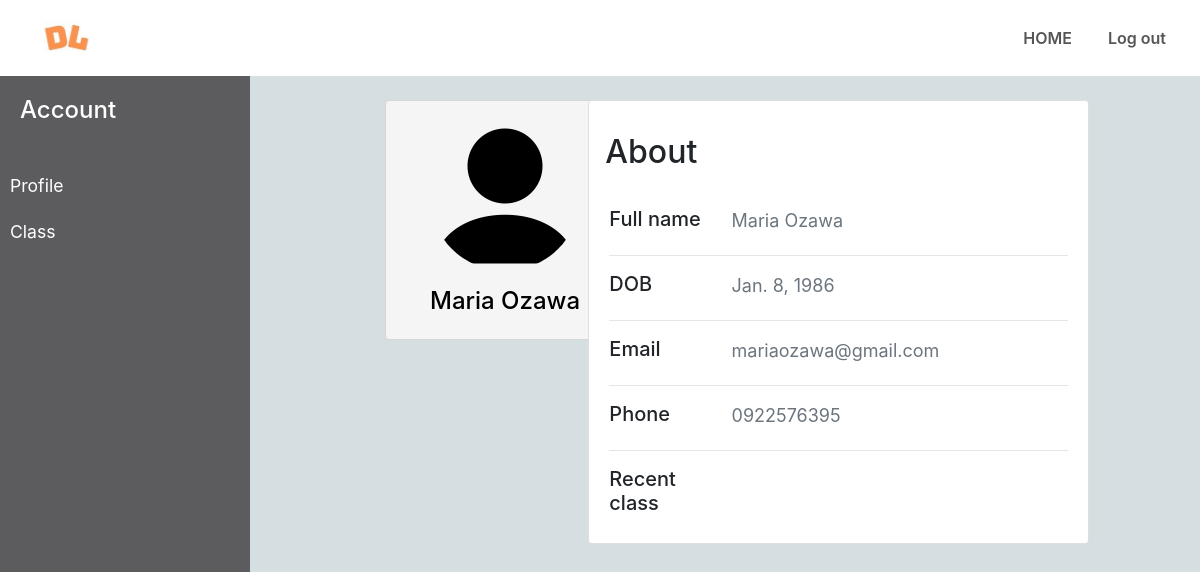
Screenshot of /profile/ (signed in) with the database file from the repository.
### home/models.py (models this page shows, shortened)
class Teachers(models.Model):
    user = models.OneToOneField(User, on_delete=models.CASCADE)
    teacherID = models.CharField(max_length=10, primary_key=True, default=None)
    teacherName = models.CharField(max_length=200, null=True)
    teacherDOB = models.DateField(null=True, default=None)
    teacherGender = models.CharField(max_length=6, null=True)
    phoneNumber = models.CharField(max_length=200, null=True)
    teacherEmail = models.CharField(max_length=200, null=True)

### home/views.py (the view)
# urls.py: path('profile/', views.profile_page, name='profile')
@login_required(login_url='login')
def profile_page(request):
    full_name = request.user.teachers.teacherName
    email = request.user.teachers.teacherEmail
    phone = request.user.teachers.phoneNumber
    DOB = request.user.teachers.teacherDOB
    context = {
        'fullName': full_name,
        'email': email,
        'phoneNumber': phone,
        'DOB': DOB
    }
    return render(request, 'profile.html', context)

### home/templates/profile.html (shortened to what this page needs)
{% load static %}
<!DOCTYPE html>
<html>
<head>
    <link rel="stylesheet" type = "text/css" href="{% static 'css/fixInfo.css' %}">
    <link rel="stylesheet" href="https://stackpath.bootstrapcdn.com/bootstrap/4.1.3/css/bootstrap.min.css">
    <link rel="stylesheet" href= "https://stackpath.bootstrapcdn.com/font-awesome/4.7.0/css/font-awesome.min.css">
</head>
<body>
<section id="nav-bar">
<nav class="navbar navbar-expand-lg navbar-light">
    <a class="navbar-brand" href="{% url 'home:home_page' %}"><img src="{% static 'images/logo.jpg' %}"></a>
    <div class="collapse navbar-collapse" id="navbarNav">
      <ul class="navbar-nav ml-auto">
        <li class="nav-item">
          <a class="nav-link" href="{% url 'home:home_page' %}">HOME</a>
        </li>
        <li class="nav-item">
            <a class="nav-link" href="{% url 'home:logout' %}">Log out</a>
          </li>
      </ul>
    </div>
</nav>
</section>
<div class="wrapper">
    <nav id="sidebar">
        <div class="sidebar-header">
            <h4>Account</h4>
        </div>
        <ul class="list-unstyled components">
            <li>
                <a href="{% url 'home:profile' %}">Profile</a>
            </li>
            <li>
                <a href="{% url 'home:manageClasses' %}">Class</a>
            </li>
        </ul>
    </nav>
    <div id="profile">
        <div class="container">
            <div class="row">
                <div class="col-md-4 mt-1">
                    <div class="card text-center sidebar">
                        <div class="card-body">
                            <img src="{% static 'images/user.png' %}" class="rounded-circle" width="150">
                            <div class="mt-3">
                                <h4>{{ fullName }}</h4>
                            </div>
                        </div>
                    </div>
                </div>
                <div class="col-md-7 mt-1">
                    <div class="card mb-3 content">
                        <h2 class="m-3 pt-3">About</h2>
                        <div class="card-body">
                            <div class="row">
                                <div class="col-md-3">
                                    <h5>Full name</h5>
                                </div>
                                <div class="col-md-9 text-secondary">
                                    {{ fullName }}
                                </div>
                            </div>
                            <hr>
                            <div class="row">
                                <div class="col-md-3">
                                    <h5>DOB</h5>
                                </div>
                                <div class="col-md-9 text-secondary">
                                    {{ DOB }}
                                </div>
                            </div>
                            <hr>
                            <div class="row">
                                <div class="col-md-3">
                                    <h5>Email</h5>
                                </div>
                                <div class="col-md-9 text-secondary">
                                    {{ email }}
                                </div>
                            </div>
                            <hr>
                            <div class="row">
                                <div class="col-md-3">
                                    <h5>Phone</h5>
                                </div>
                                <div class="col-md-9 text-secondary">
                                    {{ phoneNumber }}
                                </div>
                            </div>
                            <hr>
                            <div class="row">
                                <div class="col-md-3">
                                    <h5>Recent class</h5>
                                </div>
                                <div class="col-md-9 text-secondary">
                                </div>
                            </div>
                        </div>
                    </div>
                </div>
            </div>
        </div>
    </div>
</div>
</body>
</html>

### home/static/css/fixInfo.css (style rules this page uses)
* { margin: 0; padding: 0; }
#nav-bar { position: sticky; top: 0; z-index: 10; }
.navbar-brand img { height: 50px; padding-left: 20px; }
.navbar-nav li { padding: 0 10px; }
.navbar-nav li a { float: right; text-align: left; }
.navbar { background: #fff; }
.nav-link { color: #555!important; font-weight: 600; font-size: 16px; }
.wrapper { display: flex; width: 100%; align-items: stretch; }
#sidebar { min-width: 250px; max-width: 250px; min-height: 100vh; background: #5c5c5f; color: #fff; transition: all 0.3s; }
#sidebar .sidebar-header { padding: 20px; background: #5c5c5f; }
#sidebar ul.components { padding: 10px 0; }
#sidebar ul li a { padding: 10px; font-size: 1.1em; display: block; color: white; }
#profile { background-color: rgb(213, 222, 224); width: 100%; padding: 20px; min-height: 100vh; transition: all 0.3s; }
#profile .sidebar { color: black; height: 240px; width: 240px; margin-left: 100px; background-color: whitesmoke; }
.col-md-9 { font-size: 18px; }

### rows the page displays
Teachers: teacherName "Maria Ozawa", teacherDOB "Jan. 8, 1986", teacherEmail "mariaozawa@gmail.com", phoneNumber "0922576395"
